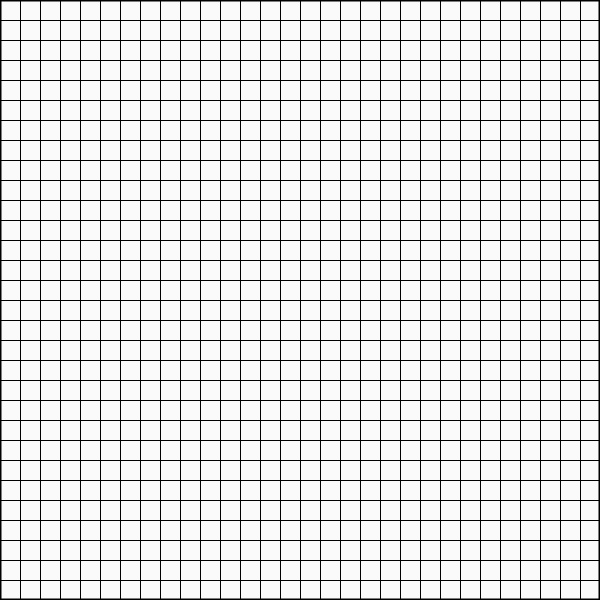
Frame 1 (no input)
Frame 60 (the mouse pressed at the canvas centre just before this capture): identical to frame 1, image omitted
Frame 120 (the mouse held since frame 60 and released just before this capture): identical to frame 1, image omitted

The Processing sketch that drew this single still picture (run headless with seeded random() and noise(); from frame 60 on, the mouse is pressed at the canvas centre):

// Processing sketch: Spil_Spil_Snake
// ── Spil_Spil_Snake.pde

void setup(){
  size(600,600);
  textAlign(CENTER);
}

void draw(){
  background(250);
  frameRate(12);
  println(mouseX+":"+mouseY);
  lines();
  borders();
  
}
void borders(){
  stroke(0);
  strokeWeight(2);
  line(0,0,0,599);
  line(0,599,599,599);
  line(599,599,599,0);
  line(599,0,0,0);
}
void lines(){
  strokeWeight(1);
for(int i=0; i<height/20; i++){
  line(0,i*20,width,i*20);}
for(int i=0; i<width/20; i++){
  line(i*20,0,i*20,height);}
}
